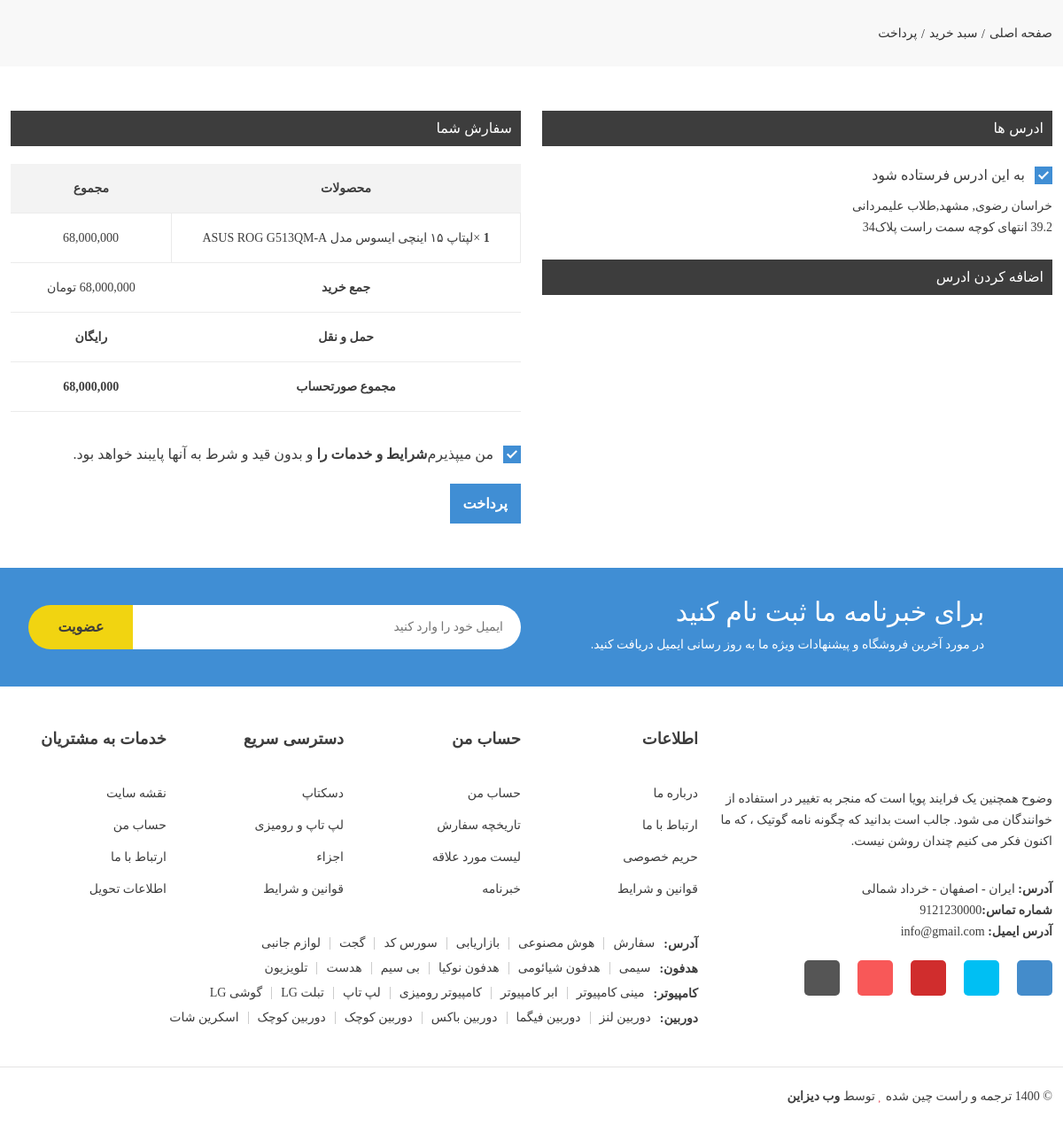
Screenshot of /cart/checkout (signed in) with the database file from the repository.
### account/models.py (models this page shows, shortened)
class User_Address(models.Model):
    user = models.ForeignKey(User, on_delete=models.CASCADE)
    state = models.CharField(max_length=50)
    City = models.CharField(max_length=50)
    post = models.CharField(max_length=100)
    plak = models.CharField(max_length=10)

### order/models.py (models this page shows, shortened)
class OrderDetail(models.Model):
    order=models.ForeignKey(Order,on_delete=models.CASCADE)
    product=models.ForeignKey(Product,on_delete=models.CASCADE)
    price=models.IntegerField()
    count=models.IntegerField()
    class Meta:
        verbose_name='جزئیات محصول'
        verbose_name_plural='جزئیات محصولات'
    def totalprice(self):
        return self.price * self.count

class Order(models.Model):
    user=models.ForeignKey(User,on_delete=models.CASCADE)
    payment_paid=models.DateTimeField(blank=True,null=True,verbose_name='تاریخ پرداخت')
    paid=models.BooleanField(default=False)
    discount=models.ForeignKey(DiscountCode,null=True,blank=True,on_delete=models.SET_NULL)
    def total_order(self):
        total=0
        for price in self.orderdetail_set.all():
            total+=price.price*price.count
        if self.discount is None:
            return total
        else:
            return total-(total*(self.discount.discount_number/100))
    def total_with_post(self):
        total=self.total_order()
        if total>500000:
            return total
        return total+12000

### product/models.py (models this page shows, shortened)
class Product(models.Model):
    title = models.CharField(max_length=50)
    description = RichTextUploadingField()
    information = RichTextUploadingField()
    price = models.IntegerField()
    category = models.ManyToManyField(Category, blank=True)
    datetime = models.DateTimeField(auto_now_add=True)
    image = models.ImageField(upload_to=change_name2,
                              null=True, verbose_name='عکس')
    brand = models.CharField(max_length=50)
    discount = models.IntegerField(
        default=0, validators=[MinValueValidator(0), MaxValueValidator(100)])
    active = models.BooleanField(default=False, verbose_name='فعال/غیر فعال ')
    Number = models.IntegerField()  # number of products

### order/views.py (the view, shortened to what this page needs)
# urls.py: path('cart/checkout',checkout,name='checkout'),
@login_required(login_url='/login')
def checkout(request):
    order=Order.objects.filter(user_id=request.user.id,paid=False).first()
    if not order.orderdetail_set.all().exists():
        return redirect('/cart')
    states=State.objects.all()
    address=User_Address.objects.filter(user_id=request.user.id)
    context={
        'order':order,
        'states':states,
        'address':address,
    }
    return render(request,'checkout.html',context)

### order/templates/checkout.html (shortened to what this page needs)
{% extends 'base/_MainLayout.html' %}
{% load static %}
{% load humanize %}
{% block content %}
    <div class="breadcrumbs_area">
        <div class="container">
            <div class="row">
                <div class="col-12">
                    <div class="breadcrumb_content">
                        <ul>
                            <li>
                                <h1><a href="index.html">صفحه اصلی</a></h1>
                            </li>
                            <li>
                                <h1><a href="{% url 'cart' %}">سبد خرید</a></h1>
                            </li>
                            <li> پرداخت </li>
                        </ul>
                    </div>
                </div>
            </div>
        </div>
    </div>
    <div class="checkout-area mt-50">
        <div class="container">
            <div class="row">
                <div class="col-lg-6 col-md-6">
                    <div class="row">
                        <div class="col-lg-12">
                            <h5 class="form-head">ادرس ها </h5>
                        </div>
                        {% if address %}
                        <div class='row'>
                            <form class='form-row row'>
                                {% for i in address  %}
                                <div class='col-6 mb-4'>
                                    <div class="form-check ">
                                        <div class="custom-checkbox"   role="checkbox" aria-checked="false">
                                            <span class="checkmark"></span>
                                            <label class="form-check-label" for="create_account-{{forloop.counter}}">به این ادرس فرستاده شود </label>
                                        </div>
                                    </div>
                                    <div>
                                        <div class="mt-10">
                                            <p>{{i.state}}, {{i.City}},{{i.post}} پلاک{{i.plak}}</p>
                                        </div>
                                    </div>
                                </div>
                                {% endfor %}
                            </form>
                        </div>
                        {% else %}
                        <div class='col-12'>
                        <div class="alert alert-warning" role="alert">
                            <p>هیچ ادرسی یافت نشد  لطفا از منوی زیر ادرس خود را وارد کنید</p>
                        </div>
                        </div>
                        {% endif %}
                    </div>
                    <div class="col-lg-12">
                        <h5 class="form-head" ><a data-bs-toggle="collapse" data-bs-target="#addresses">اضافه کردن ادرس </a> </h5>
                    </div>
                </div>
                <div class="col-lg-6 col-md-6">
                    <form class="form-row">
                        <div class="col-lg-12">
                            <h5 class="form-head rs-padding">سفارش شما</h5>
                        </div>
                        <div class="col-lg-12">
                            <div class="order_table table-responsive">
                                <table>
                                    <thead>
                                        <tr>
                                            <th>محصولات</th>
                                            <th>مجموع</th>
                                        </tr>
                                    </thead>
                                    <tbody>
                                        {% for order in order.orderdetail_set.all %}
                                        <tr>
                                            <td><strong>{{order.count}}</strong> ×{{order.product.title}} </td>
                                            <td>{{order.totalprice|intcomma:False}}</td>
                                        </tr>
                                    {% endfor %}
                                    </tbody>
                                    <tfoot>
                                        <tr>
                                            <th>جمع خرید</th>
                                            <td>{{order.total_with_post|intcomma:False}} تومان</td>
                                        </tr>
                                        <tr>
                                            <th> حمل و نقل </th>
                                            <td><strong>{% if order.total_with_post > 500000 %}رایگان{% else %}12,0000 تومان{% endif %}</strong></td>
                                        </tr>
                                        <tr class="order_total">
                                            <th>مجموع صورتحساب</th>
                                            <td><strong>{{order.total_with_post|intcomma:False}}</strong></td>
                                        </tr>
                                    </tfoot>
                                </table>
                            </div>
                        </div>
                    </form>
                    <div class="form-row">
                        <div class="form-group col-12">
                            <div class="form-check">
                                <div class="custom-checkbox">
                                    <span class="checkmark"></span>
                                    <label class="form-check-label" for="agree-condition">من میپذیرم<a href="#">شرایط و خدمات را</a> و بدون قید و شرط به آنها پایبند خواهد بود.</label>
                                </div>
                            </div>
                        </div>
                    </div>
                    <div class="form-row justify-content-end mt-20 mb-20">
                        <button type="submit" onclick="payment()" class="btn-secondary {% if not address.exists %}disabled{% endif %} " >پرداخت</button>
                    </div>
                </div>
            </div>
        </div>
    </div>
{% endblock content %}

### rows the page displays
User_Address: state "خراسان رضوی", City "مشهد", post "طلاب علیمردانی 39.2 انتهای کوچه سمت راست", plak "34"
OrderDetail: count "1", product "لپتاپ ۱۵ اینچی ایسوس مدل ASUS ROG G513QM-A", totalprice "68,000,000"
Order: total_with_post "68,000,000"
